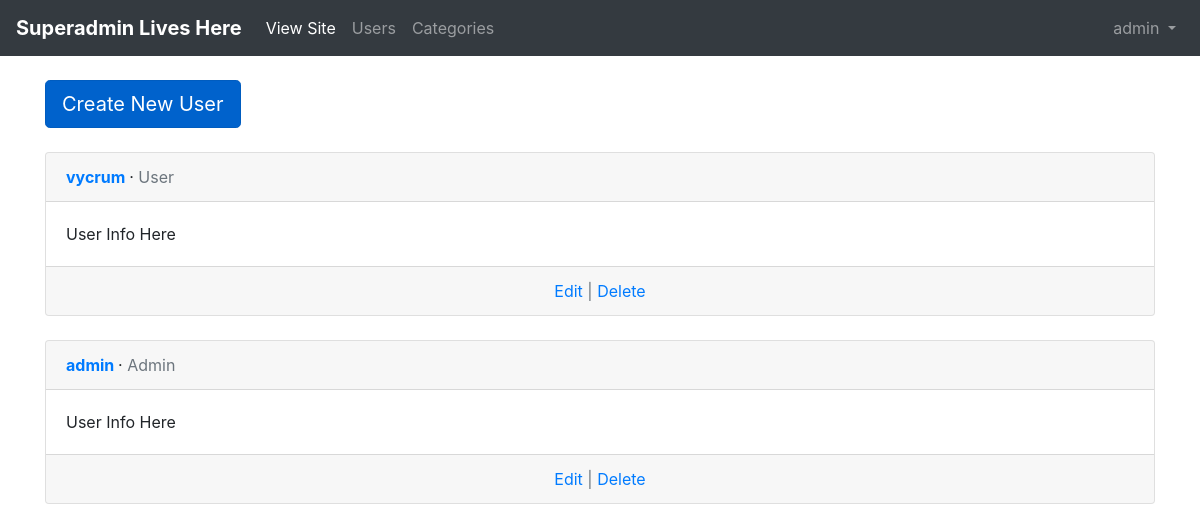
Page /superadmin/users/ (signed in) on the committed database.
### authapp/models.py (models this page shows, shortened)
class ShopUser(AbstractUser):
    avatar = models.ImageField(upload_to='users_avatars', null=True, blank=True)
    age = models.PositiveIntegerField(verbose_name='Age', null=True, blank=True)
    def __str__(self):
        return self.username

### adminapp/views.py (the view)
# urls.py: path('users/', adminapp.UsersListView.as_view(), name='users_list'),
class UsersListView(LoginRequiredMixin, AdminMixin, ListView):
    model = ShopUser
    context_object_name = 'users'
    template_name = 'adminapp/users/users_list.html'
    login_url = 'authapp:login'

### adminapp/views.py (called while the page is built)
    def test_func(self):
        return self.request.user.is_superuser

    def get_test_func(self):
        return self.test_func

    def dispatch(self, request, *args, **kwargs):
        user_test_result = self.get_test_func()()
        if not user_test_result:
            return redirect('adminapp:forbidden')
        return super().dispatch(request, *args, **kwargs)

### basketapp/models.py (called while the page is built)
    @property
    def cost(self):
        return self.quantity * self.product.price

### mainapp/context__processors.py (called while the page is built)
def get_categories(request):
    return {'all_categories': ProductCategory.objects.all()}

def get_basket(request):
    basket = []
    quantity = None
    total_price = None
    if request.user.is_authenticated:
        basket = request.user.basket.select_related('product__category').all()
        quantity = sum(list(map(lambda item: item.quantity, basket)))
        total_price = sum(list(map(lambda item: item.cost, basket)))
    return {
        'basket': basket,
        'basket_quantity': quantity,
        'basket_total_price': total_price
    }

### templates/adminapp/users/users_list.html (shortened to what this page needs)
{% extends 'adminapp/base.html' %}
{% block content %}
    <div class="users_list">
        <a href="{% url 'superadmin:user_create' %}"
           class="btn btn-primary btn-lg active"
           role="button" aria-pressed="true">Create New User
        </a><br><br>
        {% for user in users %}
            <div class="card">
                <div class="card-header">
                <span class="font-weight-bold">
                    <a href="{% url 'superadmin:users_detail' user.pk %}">{{ user }}</a>
                </span> &middot;
                    <span class="text-muted">
                    {% if user.is_superuser %}
                        Admin
                    {% else %}
                        User
                    {% endif %}
                </span>
                </div>
                <div class="card-body">
                    User Info Here
                </div>
                <div class="card-footer text-center text-muted">
                    <a href="{% url 'superadmin:user_update' user.pk %}">Edit</a> |
                    <a href="{% url 'superadmin:user_delete' user.pk %}">Delete</a>
                </div>
            </div>
            <br/>
        {% endfor %}
    </div>
{% endblock %}

### templates/adminapp/includes/inc_menu.html (shortened to what this page needs)
<nav class="navbar navbar-expand-md navbar-dark bg-dark mb-4">
    <a class="navbar-brand" href="{% url 'adminapp:admin_home' %}"><b>Superadmin Lives Here</b></a>
    <div class="collapse navbar-collapse" id="navbarCollapse">
        <ul class="navbar-nav">
          <li class="nav-item active">
            <a class="nav-link" href="{% url 'main' %}">View Site<span class="sr-only">(current)</span></a>
          </li>
          <li class="nav-item">
            <a class="nav-link" href="{% url 'superadmin:users_list' %}">Users</a>
          </li>
          <li class="nav-item">
            <a class="nav-link" href="{% url 'superadmin:category_list' %}">Categories</a>
          </li>
        </ul>
        {% if user.is_authenticated %}
            <ul class="navbar-nav ml-auto">
                <li class="nav-item">
                    <a class="nav-link dropdown-toggle" href="#" id="userMenu"
                       data-toggle="dropdown" aria-haspopup="true"
                       aria-expanded="false">
                        {{ user.username }}
                    </a>
                </li>
            </ul>
        {% endif %}
    </div>
</nav>

### rows in the picture
ShopUser: username "admin", is_superuser "Admin"
ShopUser: username "vycrum", is_superuser "User"
